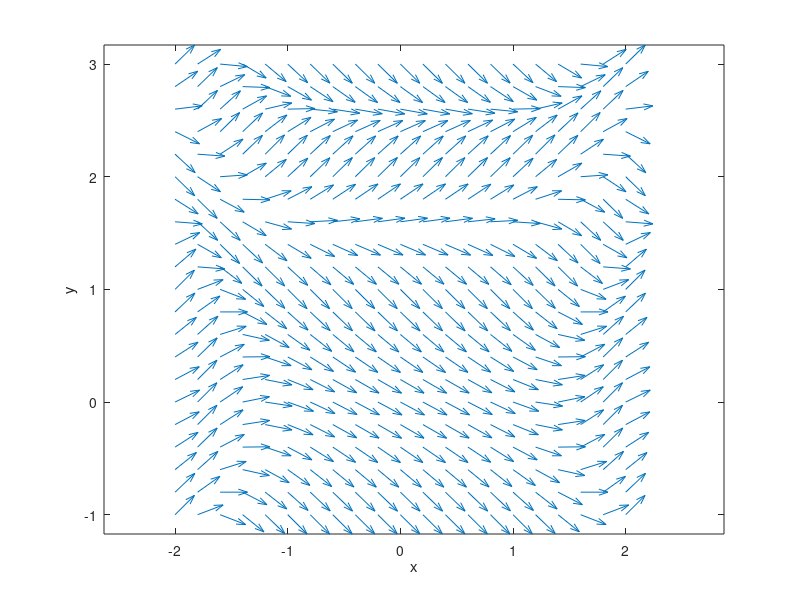

Source code (MATLAB):
[x, y] = meshgrid(-2:0.2:2,-1:0.2:3);

a = ones(size(x));
b = sin(((x.^4)./5)+12./exp((y.^2)./10));

ascaled = a./sqrt(a.^2+b.^2);
bscaled = b./sqrt(a.^2+b.^2);


quiver(x,y,ascaled,bscaled)
axis equal;
hold on
title('');
xlabel('x');
ylabel('y');
